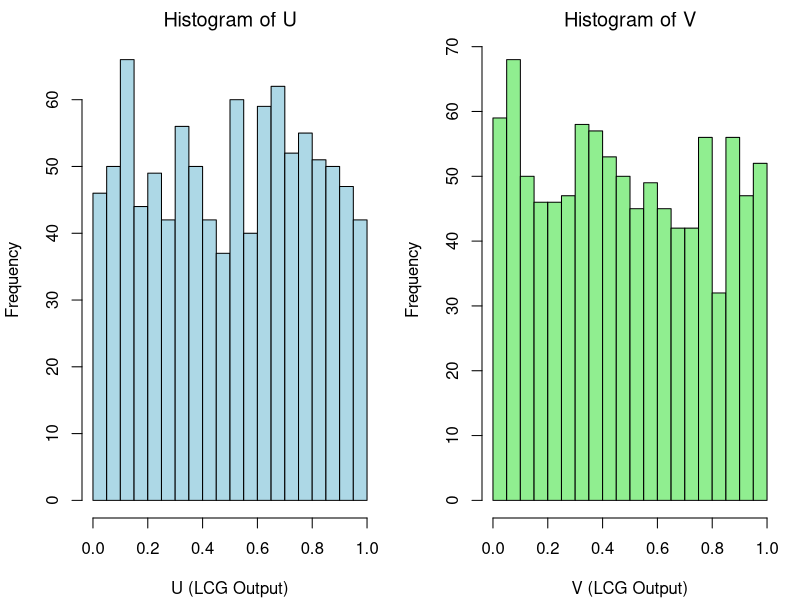
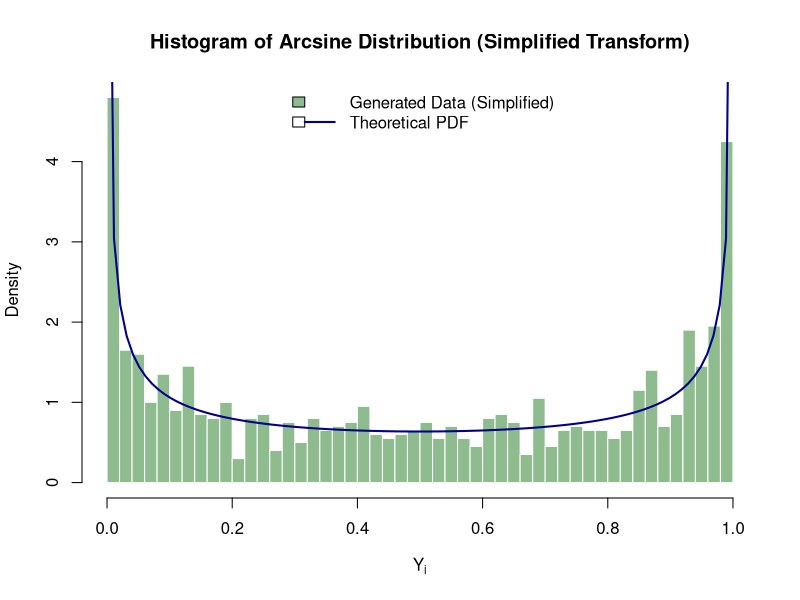
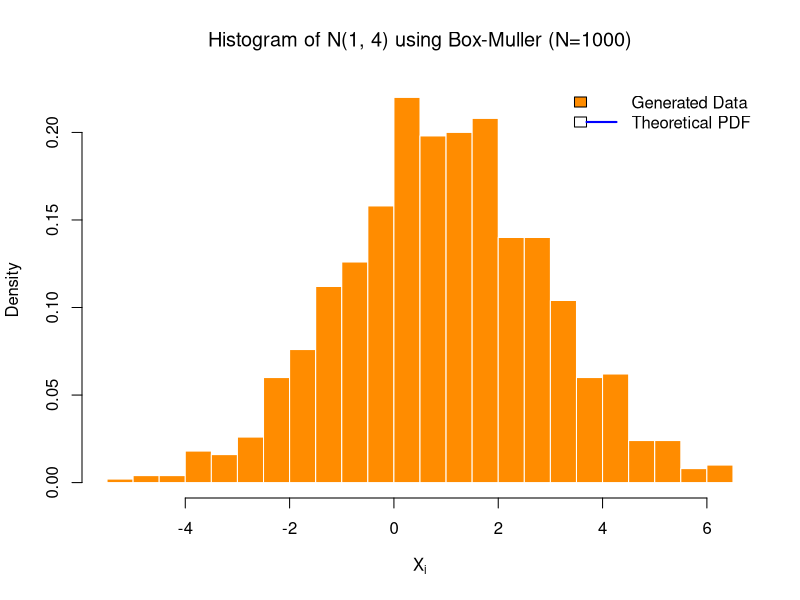

Source code (R) for these figures, in order:
#Assignment 1


# A common LCG setup with a large period for demonstration.
m <- 2^31        # Modulus
a <- 1103515245  # Multiplier
c <- 12345       # Increment

# LCG function: generates uniform [0, 1] numbers
LCG_generate <- function(n, x0, a, c, m) {
  x <- numeric(n)
  x_prev <- x0
  
  for (i in 1:n) {
    # LCG formula: X_i = (a * X_{i-1} + c) mod m
    x_current <- (a * x_prev + c) %% m
    x[i] <- x_current
    x_prev <- x_current
  }
  
  # Convert integers to uniform [0, 1] variables
  uniform_values <- x / m
  return(uniform_values)
}

# --- Generate U and V (length 1000) ---
N <- 1000 
seed_U <- 123456 # Different seeds ensure independence
seed_V <- 789012 

# Generate U = {U_1, ..., U_1000}
U <- LCG_generate(N, seed_U, a, c, m)

# Generate V = {V_1, ..., V_1000}
V <- LCG_generate(N, seed_V, a, c, m)

# --- Plot Histograms ---

# Set up two plots side-by-side
par(mfrow = c(1, 2), mar = c(4, 4, 2, 1) + 0.1)

# Histogram for U
hist(U, 
     main = expression(paste("Histogram of ", U)), 
     xlab = "U (LCG Output)", 
     col = "lightblue", 
     breaks = 20)

# Histogram for V
hist(V, 
     main = expression(paste("Histogram of ", V)), 
     xlab = "V (LCG Output)", 
     col = "lightgreen", 
     breaks = 20)

# Reset plot layout
par(mfrow = c(1, 1))

# --- Verification ---
cat("First 5 values of U:\n")
print(head(U, 5))
cat("\nFirst 5 values of V:\n")
print(head(V, 5))


#Assignmnet 3
# --- LCG Helper Function ---
# Generates a sequence of length n with period determined by m.
LCG_generate_sequence <- function(n, a, c, m, x0) {
  x <- numeric(n)
  x_prev <- x0
  
  for (i in 1:n) {
    # LCG: X_i = (a * X_{i-1} + c) mod m
    x_current <- (a * x_prev + c) %% m
    x[i] <- x_current
    x_prev <- x_current
  }
  
  # Convert integers to uniform [0, 1] numbers
  uniform_values <- x / m
  return(uniform_values)
}

# --- A. Sequence Repeats from the 6th value (Period p = 5) ---

# Choose m=5 for period 5. Parameters a=6, c=1 guarantee full period.
m_a <- 5     
a_a <- 6     
c_a <- 1     
x0_a <- 3    # Seed

# Generate the sequence of 30 numbers
U_a <- LCG_generate_sequence(n = 30, a = a_a, c = c_a, m = m_a, x0 = x0_a)

cat("A. Sequence (repeats from 6th value, Period = 5):\n")
cat("Parameters: m=5, a=6, c=1, x0=3\n")
print(matrix(U_a, ncol = 5, byrow = TRUE))

cat("\n---")
# --- B. Sequence Repeats from the 11th value (Period p = 10) ---

# Choose m=10 for period 10. Parameters a=11, c=3 guarantee full period.
m_b <- 10    
a_b <- 11    
c_b <- 3     
x0_b <- 7    # Seed

# Generate the sequence of 30 numbers
U_b <- LCG_generate_sequence(n = 30, a = a_b, c = c_b, m = m_b, x0 = x0_b)

cat("\nB. Sequence (repeats from 11th value, Period = 10):\n")
cat("Parameters: m=10, a=11, c=3, x0=7\n")
print(matrix(U_b, ncol = 10, byrow = TRUE))

# ASSIGNMENT 4
# ---  Inverse CDF for Arcsine Distribution ---
# Based on the identity: X = 1/2 - 1/2 * cos(U*pi)
inverse_arcsine_cdf <- function(u) {
  # u is a vector of uniform random numbers
  return(0.5 - 0.5 * cos(u * pi))
}

# --- Generation of Random Variable Y ---
N <- 1000  # Sample size

# 1. Generate N uniform random numbers U ~ Uniform(0, 1)
U <- runif(N)

# 2. Apply the Simplified Inverse Transform: Y_i = F^{-1}(U_i)
Y <- inverse_arcsine_cdf(U)

# --- Draw a Histogram ---

# Set plot parameters
par(mfrow = c(1, 1), mar = c(5, 4, 4, 2) + 0.1)

# Plot the histogram (U-shape expected)
hist(Y, 
     breaks = 50, # Use many breaks to show the U-shape
     freq = FALSE, # Plot density
     col = "darkseagreen", 
     border = "white",
     main = "Histogram of Arcsine Distribution (Simplified Transform)",
     xlab = expression(Y[i]),
     ylab = "Density")

# Optional: Overlay theoretical PDF for comparison
y_pdf <- seq(0.001, 0.999, length.out = 100)
f_arcsine <- 1 / (pi * sqrt(y_pdf * (1 - y_pdf)))
lines(y_pdf, f_arcsine, col = "darkblue", lwd = 2)

# Add legend
legend("top", 
       legend = c("Generated Data (Simplified)", "Theoretical PDF"),
       col = c("darkseagreen", "darkblue"),
       lwd = c(NA, 2),
       fill = c("darkseagreen", NA),
       bty = "n")

# --- Verification ---
cat("First 5 generated Arcsine random variables Y (using simplified transform):\n")
print(head(Y, 5))

#ASSIGNMNET 5

# --- Parameters ---
N <- 1000     # Total number of random variables to generate
mu <- 1       # Mean of the target distribution N(1, 4)
sigma <- 2    # Standard deviation: sqrt(4) = 2
N_pairs <- N / 2 # Number of uniform pairs needed

# --- 1. Generate Uniform Variables ---
# We need N/2 pairs of uniform numbers
U1 <- runif(N_pairs)
U2 <- runif(N_pairs)

# --- 2. Apply Box-Muller Transformation (Standard Normal N(0, 1)) ---

# Z1 = sqrt(-2*ln(U1)) * cos(2*pi*U2)
Z1 <- sqrt(-2 * log(U1)) * cos(2 * pi * U2)

# Z2 = sqrt(-2*ln(U1)) * sin(2*pi*U2)
Z2 <- sqrt(-2 * log(U1)) * sin(2 * pi * U2)

# Combine the two independent sequences (Z1 and Z2) into one vector
Z <- c(Z1, Z2)

# --- 3. Scale to Target Distribution N(1, 4) ---
# X = mu + sigma * Z
X <- mu + sigma * Z

# --- Draw a Histogram ---

# Set plot parameters
par(mfrow = c(1, 1), mar = c(5, 4, 4, 2) + 0.1)

# Plot the histogram (bell-shape expected, centered at mu=1)
hist(X, 
     breaks = 30, # Sufficient breaks to visualize the shape
     freq = FALSE, # Plot density
     col = "darkorange", 
     border = "white",
     main = expression(paste("Histogram of N(1, 4) using Box-Muller (N=", 1000, ")")),
     xlab = expression(X[i]),
     ylab = "Density")


# Add legend
legend("topright", 
       legend = c("Generated Data", "Theoretical PDF"),
       col = c("darkorange", "blue"),
       lwd = c(NA, 2),
       fill = c("darkorange", NA),
       bty = "n")

# --- Verification ---
cat("First 5 generated N(1, 4) random variables X:\n")
print(head(X, 5))
cat("\nSample Mean:", mean(X))
cat("\nSample SD:", sd(X))


#ASSIGNMENT 6
# --- Parameters ---
a <- 1          # Lower bound
b <- 2          # Upper bound
n <- 1000       # Number of samples
exact_value <- -1 # Exact value calculated analytically

set.seed(123)
# --- 1. Define the Function ---
# f(x) = 5 - 16x^-3
f <- function(x) {
  return(5 - 16 * x^(-3))
}

# 2a. Generate n uniform random numbers in the unit interval [0, 1]
Z <- runif(n)

# 2b. Transform Z to uniform random numbers X in [a, b]
# X = a + (b - a) * Z, but b-a is 1
X <- a +  Z

# 2b. Evaluate the function at these points
f_X <- f(X)

# 2c. Calculate the Monte Carlo estimate (I_hat),but b-a=1
# I_hat = (1 * mean(f(X))
I_hat <-  mean(f_X)

# --- 3. Error Estimation ---

# 3a. Calculate the sample standard deviation of f(X)
s_f <- sd(f_X)

# 3b. Calculate the Standard Error (SE) of the Monte Carlo estimate
# SE(I_hat) = (b-a) / sqrt(n) * s_f and b-a is 1
SE_I_hat <- 1 / sqrt(n) * s_f

# --- 4. Results and Comparison ---

cat("--- Monte Carlo Integration of integral(1 to 2) (5 - 16x^-3) dx ---\n")
cat(paste("Sample size (n):", n, "\n"))
cat(paste("Integration interval (b - a):", (b - a), "\n"))
cat("------------------------------------------------------------------\n")

# Monte Carlo Estimate
cat(paste("Monte Carlo Estimate (I_hat):", round(I_hat, 4), "\n"))

# Error Estimate
cat(paste("Estimated Standard Error (SE):", round(SE_I_hat, 5), "\n"))
cat(paste("95% Confidence Interval: [", round(I_hat - 1.96*SE_I_hat, 4), ", ", round(I_hat + 1.96*SE_I_hat, 4), "]\n", sep=""))
cat(paste("Absolute Error: |I_hat - I|:", round(abs(I_hat - exact_value), 4), "\n"))
